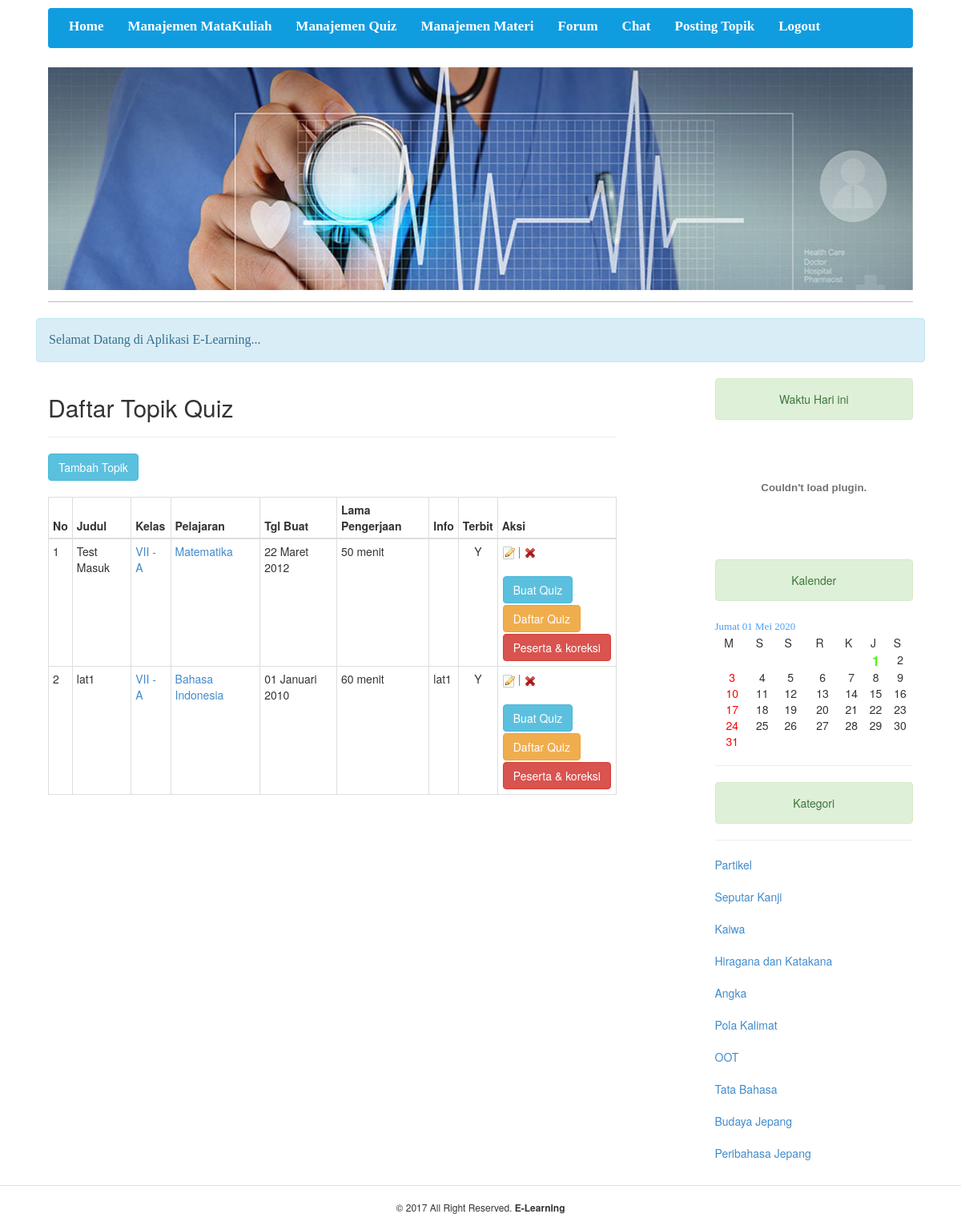
Page /media.php?module=quiz (signed in) on the committed database.
### tables this page shows
CREATE TABLE IF NOT EXISTS `topik_quiz` (
  `id_tq` int(9) NOT NULL AUTO_INCREMENT,
  `judul` varchar(150) NOT NULL,
  `id_kelas` varchar(5) NOT NULL,
  `id_matapelajaran` varchar(10) NOT NULL,
  `tgl_buat` date NOT NULL,
  `pembuat` varchar(100) NOT NULL,
  `waktu_pengerjaan` int(50) NOT NULL,
  `info` text NOT NULL,
  `terbit` enum('Y','N') NOT NULL DEFAULT 'Y',
  PRIMARY KEY (`id_tq`)
);

CREATE TABLE IF NOT EXISTS `kelas` (
  `id` int(5) NOT NULL AUTO_INCREMENT,
  `id_kelas` varchar(5) NOT NULL,
  `nama` varchar(100) NOT NULL,
  `id_pengajar` int(9) NOT NULL,
  `id_siswa` int(9) NOT NULL,
  PRIMARY KEY (`id`)
);

CREATE TABLE IF NOT EXISTS `mata_pelajaran` (
  `id` int(5) NOT NULL AUTO_INCREMENT,
  `id_matapelajaran` varchar(10) NOT NULL,
  `nama` varchar(100) NOT NULL,
  `id_kelas` varchar(5) NOT NULL,
  `id_pengajar` int(9) NOT NULL,
  `deskripsi` text NOT NULL,
  PRIMARY KEY (`id`),
  KEY `id_kelas` (`id_kelas`)
);

CREATE TABLE IF NOT EXISTS `kategori` (
  `idkategori` int(11) NOT NULL AUTO_INCREMENT,
  `nm_kategori` varchar(30) NOT NULL,
  `ket_kategori` text NOT NULL,
  PRIMARY KEY (`idkategori`)
);

### configurasi/fungsi_indotgl.php (called while the page is built, shortened)
<?php
	function tgl_indo($tgl){
			$tanggal = substr($tgl,8,2);
			$bulan = getBulan(substr($tgl,5,2));
			$tahun = substr($tgl,0,4);
			return $tanggal.' '.$bulan.' '.$tahun;
	}
	function getBulan($bln){
				switch ($bln){
					case 1:
						return "Januari";
						break;
					case 3:
						return "Maret";
						break;
				}
			}
?>

### administrator/modul/mod_quiz/quiz.php (the view, shortened to what this page needs)
<?php
 if (empty($_SESSION['username']) AND empty($_SESSION['passuser'])){
   echo "<link href=../css/style.css rel=stylesheet type=text/css>";
   echo "<div class='error msg'>Untuk mengakses Modul anda harus login.</div>";
}
else{
$aksi="modul/mod_quiz/aksi_quiz.php";
switch($_GET[act]){
  default:
      if ($_SESSION[leveluser]=='admin'){
        echo "<h2>Manajemen Tugas/Quiz</h2><hr>
          <input type=button class='btn btn-info' value='Tambah Topik' onclick=\"window.location.href='?module=quiz&act=tambahtopikquiz';\">";
        echo "<br><br><table id='table1' class='gtable sortable'><thead>
          <tr><th>no</th><th>judul</th><th>kelas</th><th>pelajaran</th><th>tgl buat</th><th>pembuat</th><th>waktu</th><th>Info</th><th>terbit</th><th>aksi</th></tr></thead>";
        $tampil_topik = mysql_query("SELECT * FROM topik_quiz ORDER BY id_kelas");
    $no=1;
    while ($r=mysql_fetch_array($tampil_topik)){
      $wpengerjaan = $r[waktu_pengerjaan] / 60;
      $tgl_buat   = tgl_indo($r[tgl_buat]);
       echo "<tr><td>$no</td>
             <td>$r[judul]</td>";
             $kelas = mysql_query("SELECT * FROM kelas WHERE id_kelas = '$r[id_kelas]'");
             $cek_kelas = mysql_num_rows($kelas);
             if(!empty($cek_kelas)){
             while($k=mysql_fetch_array($kelas)){
                 echo "<td><a href=?module=kelas&act=detailkelas&id=$r[id_kelas] title='Detail Kelas'>$k[nama]</td>";
             }
             }else{
                 echo"<td></td>";
             }
             $pelajaran = mysql_query("SELECT * FROM mata_pelajaran WHERE id_matapelajaran = '$r[id_matapelajaran]'");
             $cek_pelajaran = mysql_num_rows($pelajaran);
             if(!empty($cek_pelajaran)){
             $p=mysql_fetch_array($pelajaran);
             echo "<td><a href=?module=matapelajaran&act=detailpelajaran&id=$r[id_matapelajaran] title='Detail pelajaran'>$p[nama]</a></td>";
             }else{
                 echo"<td></td>";
             }
             echo"<td>$tgl_buat</td>";
             $pelajaran2 = mysql_query("SELECT * FROM mata_pelajaran WHERE id_matapelajaran = '$r[id_matapelajaran]'");
             $p2=mysql_fetch_array($pelajaran2);
             $pembuat = mysql_query("SELECT * FROM pengajar WHERE id_pengajar = '$p2[id_pengajar]'");
             $cek_pembuat = mysql_num_rows($pembuat);
             if (!empty($cek_pembuat)){
                 $data_pembuat = mysql_fetch_array($pembuat);
                 echo "<td><a href=?module=admin&act=detailpengajar&id=$data_pembuat[id_pengajar] title='Detail pengajar'>$data_pembuat[nama_lengkap]</a></td>";
             }else{
                 echo"<td>$r[pembuat]</td>";
             }
             echo"<td>$wpengerjaan menit</td>
             <td>$r[info]</td>
             <td><p align='center'>$r[terbit]</p></td>
             <td><ul><li><a href='?module=quiz&act=edittopikquiz&id=$r[id_tq]' title='Edit'><img src='images/icons/edit.png' alt='Edit' /></a> |
                 <a href=javascript:confirmdelete('$aksi?module=quiz&act=hapustopikquiz&id=$r[id_tq]') title='Hapus'><img src='images/icons/cross.png' alt='Delete' /></a></li>
                 <li><a href=?module=buatquiz&act=buatquiz&id=$r[id_tq] class='btn btn-info'>Buat Quiz</a></li>
                 <li><a href=?module=daftarquiz&act=daftarquiz&id=$r[id_tq] class='btn btn-warning'>Daftar Quiz</a></li>
                 <li><a href=?module=quiz&act=daftarsiswayangtelahmengerjakan&id=$r[id_tq] class='btn btn-danger'>Daftar Peserta & Koreksi</a></li></ul></td></tr>";
      $no++;
    }
    echo "</table>";
    }
    elseif ($_SESSION[leveluser]=='dosen'){
    $tampil_topik = mysql_query("SELECT * FROM topik_quiz WHERE pembuat = '$_SESSION[idsiswa]'");
        echo "<h2>Daftar Topik Quiz</h2><hr>
          <input class='btn btn-info' type=button value='Tambah Topik' onclick=\"window.location.href='?module=quiz&act=tambahtopikquiz';\">";
        echo "<br><br><table id='table1' class='table table-condensed table-bordered table-hover'><thead>
          <tr><th>No</th><th>Judul</th><th>Kelas</th><th>Pelajaran</th><th>Tgl Buat</th><th>Lama Pengerjaan</th><th>Info</th><th>Terbit</th><th>Aksi</th></tr></thead>";
        $no=1;
        while ($r=mysql_fetch_array($tampil_topik)){
        $wpengerjaan = $r[waktu_pengerjaan] / 60;
        $tgl_buat   = tgl_indo($r[tgl_buat]);
        echo "<tr><td>$no</td>
             <td>$r[judul]</td>";
             $kelas = mysql_query("SELECT * FROM kelas WHERE id_kelas = '$r[id_kelas]'");
             $cek_kelas = mysql_num_rows($kelas);
             if(!empty($cek_kelas)){
             while($k=mysql_fetch_array($kelas)){
                 echo "<td><a href=?module=kelas&act=detailkelas&id=$r[id_kelas] title='Detail Kelas'>$k[nama]</td>";
             }
             }else{
                 echo "<td></td>";
             }
             $pelajaran = mysql_query("SELECT * FROM mata_pelajaran WHERE id_matapelajaran = '$r[id_matapelajaran]'");
             $cek_pelajaran = mysql_num_rows($pelajaran);
             if(!empty($cek_pelajaran)){
             while($p=mysql_fetch_array($pelajaran)){
             echo "<td><a href=?module=matapelajaran&act=detailpelajaran&id=$r[id_matapelajaran] title='Detail pelajaran'>$p[nama]</a></td>";
             }
             }else{
                 echo "<td></td>";
             }
             echo "<td>$tgl_buat</td>
             <td>$wpengerjaan menit</td>
             <td>$r[info]</td>
             <td><p align='center'>$r[terbit]</p></td>
             <td><a href='?module=quiz&act=edittopikquiz&id=$r[id_tq]' title='Edit'><img src='images/icons/edit.png' alt='Edit' /> |
                         <a href=javascript:confirmdelete('administrator/$aksi?module=quiz&act=hapustopikquiz&id=$r[id_tq]') title='Hapus'><img src='images/icons/cross.png' alt='Delete' /></a><br><br>
                 <input type=button class='btn btn-info' style='margin:1px;' value='Buat Quiz' onclick=\"window.location.href='?module=buatquiz&act=buatquiz&id=$r[id_tq]';\"></input><br>
                <input type=button class='btn btn-warning' style='margin:1px;' value='Daftar Quiz' onclick=\"window.location.href='?module=daftarquiz&act=daftarquiz&id=$r[id_tq]';\"></input><br>
                <input type=button class='btn btn-danger' style='margin:1px;' value='Peserta & koreksi' onclick=\"window.location.href='?module=quiz&act=daftarsiswayangtelahmengerjakan&id=$r[id_tq]';\"></input></td></tr>";
      $no++;
    }
    echo "</table>";
    }
    break;
}
}
?>

### media.php (shortened to what this page needs)
<?php
include "configurasi/fungsi_indotgl.php";
if (empty($_SESSION['username']) AND empty($_SESSION['passuser']) AND $_SESSION['login']==0){
  echo "<link href='css/screen.css' rel='stylesheet' type='text/css'><link href='css/reset.css' rel='stylesheet' type='text/css'>
 <center><br><br><br><br><br><br>Maaf, untuk masuk <b>Halaman</b><br>
  <center>anda harus <b>Login</b> dahulu!<br><br>";
 echo "<div> <a href='login.php'><img src='images/kunci.png'  height=176 width=143></a>
             </div>";
  echo "<input type=button class=simplebtn value='LOGIN DI SINI' onclick=location.href='login.php'></a></center>";
}else{
?>
<!DOCTYPE html>
<html>
	<head>
		<link rel="stylesheet" href="css/bootstrap.css" />
		<link rel="stylesheet" href="css/style.css"/>
</head>
	<body>
		<div class="navbar" id="menu">
			<?php include_once("menu.php");?>
		</div>
	<div class="page">
	<?php include_once("slide.php");?>
			<br>
			<div class="row">
			<div class="alert alert-info">
			<marquee><span class="style7">Selamat Datang di Aplikasi E-Learning...</span>
			</marquee>
				</div>
				<div class="col-sm-8">
			<?php
			include"content.php";
			?>
				</div>
 	<div class="col-sm-3 col-sm-offset-1 blog-sidebar">
					<div class="sidebar-module">
					<?php
					include "sidebar.php";
					?><hr />
						<center><div class='alert alert-success'>Kategori</div></center>
						<hr>
						<ol class="list-unstyled">
							<?php
								$qry = mysql_query("SELECT * FROM kategori");
								while($rberita=mysql_fetch_array($qry)){
									echo"<li><a href=\"media.php?module=topik&act=detailtopik&id=$rberita[idkategori]\">$rberita[nm_kategori]</a></li><br>";
								}
							?>
						</ol>
					</div>
				</div></div>
	</div>
		<div class="panel-footer">
			<h6>&copy 2017 All Right Reserved. <strong>E-Learning</strong></h6>
		</div>
	</body>
</html>
<link rel="stylesheet" href="css/flexslider.css" type="text/css" media="screen" />
<?php
}
?>

### css/style.css (style rules this page uses)
#menu { width: 90%; min-height: 50px; height: auto; padding: 0px 0px 0px 10px; background-color: #109DE0; margin: 10px auto; color: #fff !important; }
.page { width: 90%; min-height: 500px; height: auto; margin: 0px auto; }
.panel-footer h6 { text-align: center; }

### media.php (style rules this page uses)
.style7 { font-size: 16px; font-family: "Trebuchet MS"; }

### rows in the picture
topik_quiz: judul "Test Masuk", tgl_buat "22 Maret 2012", waktu_pengerjaan "50", terbit "Y"
kelas: nama "VII - A"
mata_pelajaran: nama "Matematika"
topik_quiz: judul "lat1", tgl_buat "01 Januari 2010", waktu_pengerjaan "60", info "lat1", terbit "Y"
mata_pelajaran: nama "Bahasa Indonesia"
kategori: nm_kategori "Partikel"
kategori: nm_kategori "Seputar Kanji"
kategori: nm_kategori "Kaiwa"
kategori: nm_kategori "Hiragana dan Katakana"
kategori: nm_kategori "Angka"
kategori: nm_kategori "Pola Kalimat"
kategori: nm_kategori "OOT"
kategori: nm_kategori "Tata Bahasa"
kategori: nm_kategori "Budaya Jepang"
kategori: nm_kategori "Peribahasa Jepang"

### other values in the picture
$tt "1"
$tt "2"
$tt "3"
$tt "4"
$tt "5"
$tt "6"
$tt "7"
$tt "8"
$tt "9"
$tt "10"
$tt "11"
$tt "12"
$tt "13"
$tt "14"
$tt "15"
